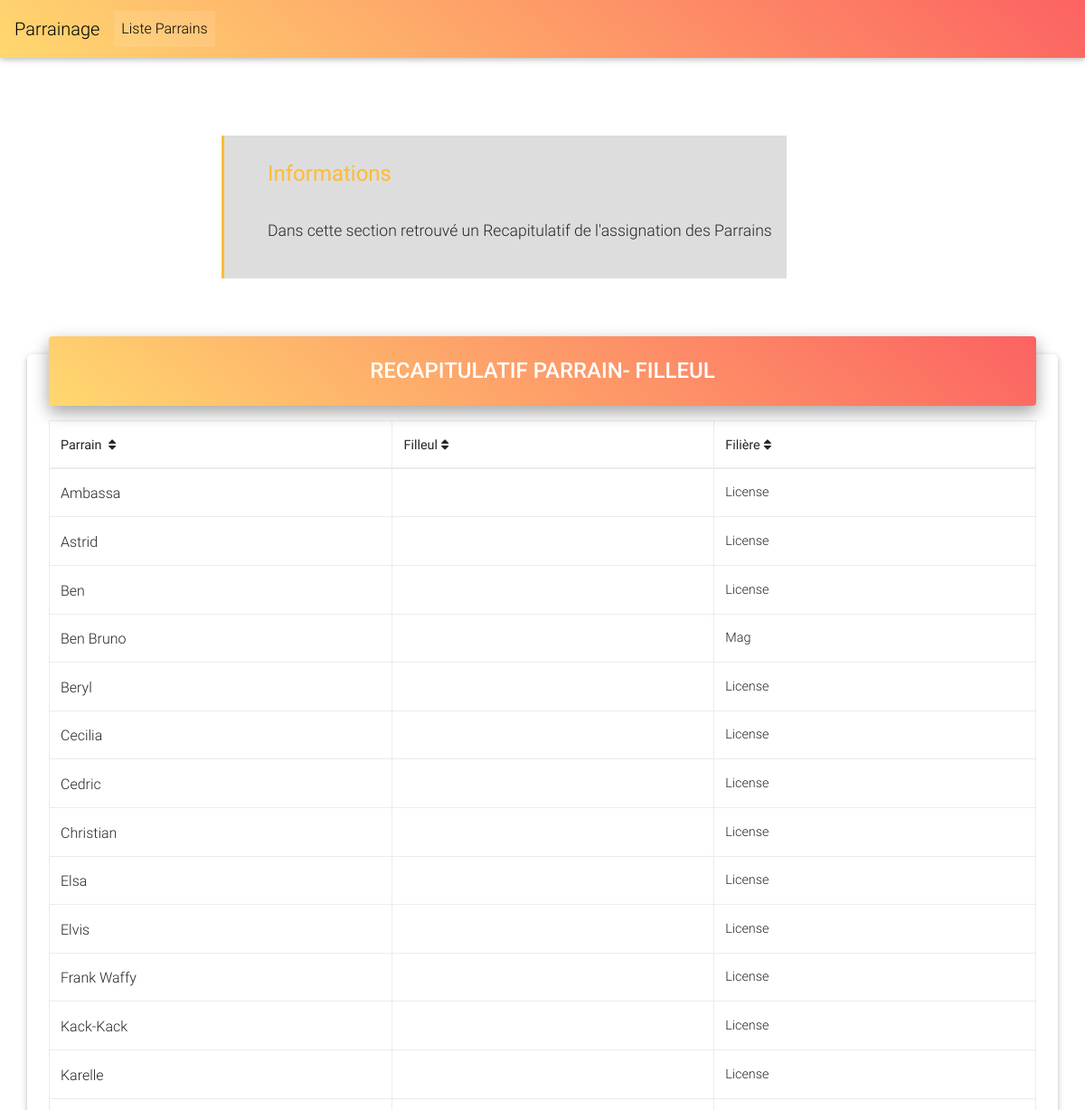
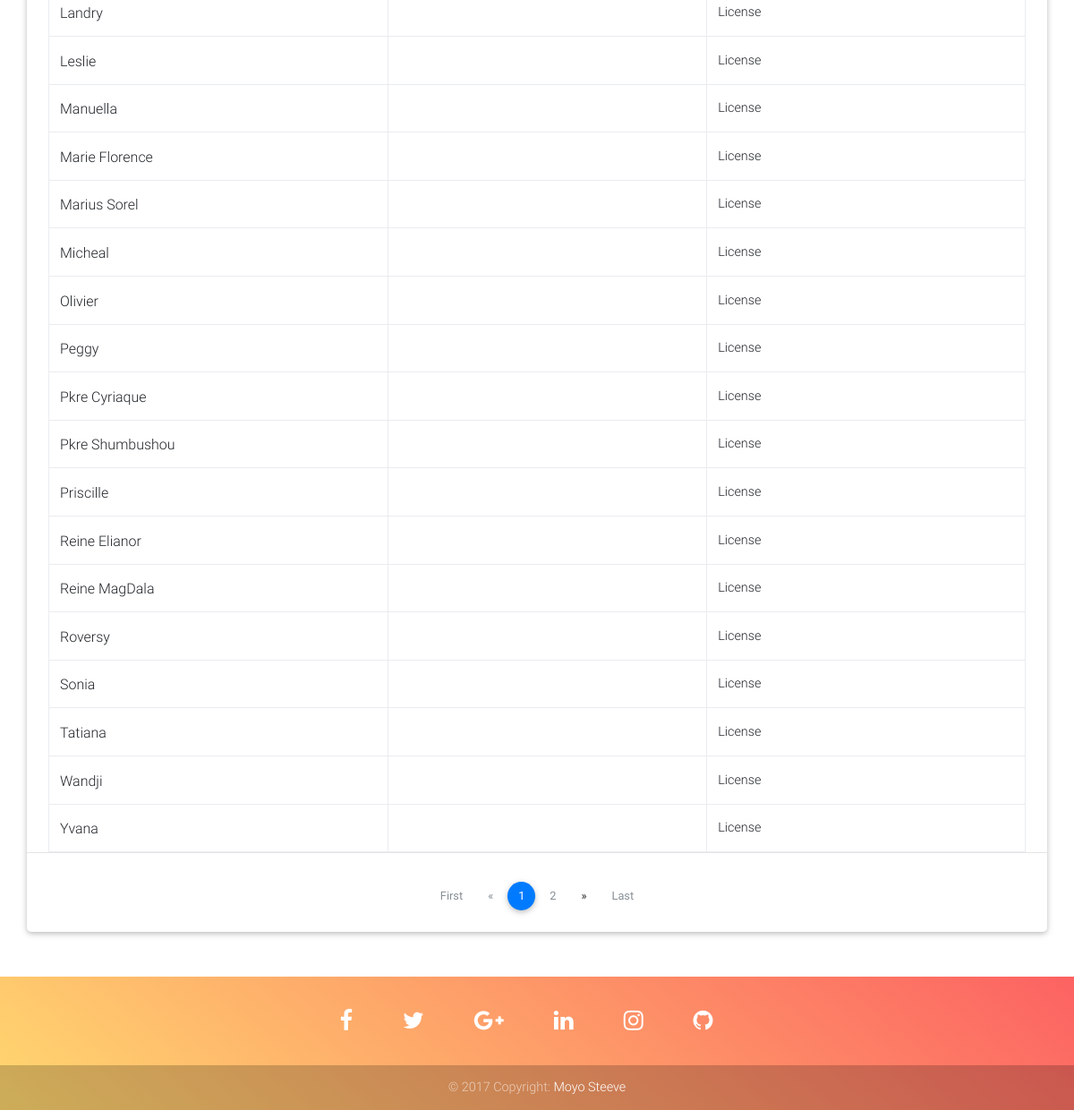
Page /recap/ on the committed database (2 pictures, top to bottom).
### ParrainageApp/models.py (models this page shows, shortened)
class Personne(models.Model):
    noms = models.CharField(max_length = 30, null = True)
    age = models.IntegerField(default=20)
    photo = models.ImageField(upload_to = 'ParrainageApp/static/ParrainageApp/img/', null = True, blank = True, default = 'ParrainageApp/static/ParrainageApp/img/PEGGY.jpg')
    Filiaire = models.ForeignKey(Filiaire)
    sexe = models.CharField(max_length = 20, null = True)
    class Meta:
        abstract = True

class Parrain(Personne):
    description = models.TextField()
    filleul = models.ManyToManyField(Filleuil, blank= True)
    def get_filleul(self):
        return self.filleul.all()

class Filiaire(models.Model):
    nom = models.CharField(max_length = 30)
    def __str__(self):
        return self.nom

### ParrainageApp/views.py (the view)
# urls.py: url(r'^recap/', views.recap, name='recap'),
def recap(request):
    Parrains = Parrain.objects.order_by("noms")
    return render(request, 'ParrainageApp/recap.html', {
        'Parrains': Parrains,
    })

### ParrainageApp/templates/ParrainageApp/recap.html (shortened to what this page needs)
{% extends "ParrainageApp/base.html" %}
{% block main %}
    <div class="container">
        <div class="row" style="margin-top:150px;margin-left:200px;margin-bottom:20px;">
            <blockquote class="blockquote bq-warning" style="background-color:#ddd;">
                <p class="bq-title"> Informations</p>
                <p class="text-justify "> Dans cette section retrouvé un Recapitulatif de l'assignation des Parrains  </p>
            </blockquote>
        </div>
        <div class="row" style="margin-bottom:50px;height:auto;weight:auto;">
                  <div class="card card-cascade narrower mt-5">
                      <div class="view gradient-card-header orange-gradient narrower py-4 mx-4 mb-3 d-flex justify-content-center align-items-center">
                          <h4 class="white-text font-bold font-up mb-0">Recapitulatif Parrain- Filleul</h4>
                      </div>
                      <div class="px-4">
                          <table class="table table-hover table-bordered mb-0 table-condensed">
                              <thead>
                                  <tr>
                                      <th class="th-lg"><a>Parrain <i class="fa fa-sort ml-1"></i></a></th>
                                      <th class="th-lg"><a href="">Filleul<i class="fa fa-sort ml-1"></i></a></th>
                                      <th class="th-lg"><a href="">Filière<i class="fa fa-sort ml-1"></i></a></th>
                                  </tr>
                              </thead>
                              <tbody>
                              {% for elt in Parrains %}
                                  <tr>
                                      <td style="font-size:16px;">{{elt.noms}}</td>
                                      <td><ul class="list-group">{% for e in elt.get_filleul %}<li class="list-group-item">{{e.noms}}</li>{% endfor %}</ul></td>
                                      <td>{{elt.Filiaire}}</td>
                                  </tr>
                                {% endfor %}
                              </tbody>
                          </table>
                      </div>
                          <hr class="my-0">
    <div class="d-flex justify-content-center">
        <nav class="my-4 pt-2">
            <ul class="pagination pagination-circle pg-orange mb-0">
                <li class="page-item disabled clearfix d-none d-md-block"><a class="page-link">First</a></li>
                <li class="page-item disabled">
                    <a class="page-link" aria-label="Previous">
                    <span aria-hidden="true">&laquo;</span>
                </a>
                </li>
                <li class="page-item active"><a class="page-link">1</a></li>
                <li class="page-item disabled" ><a class="page-link">2</a></li>
                <li class="page-item">
                    <a class="page-link disabled" aria-label="Next">
                    <span aria-hidden="true">&raquo;</span>
                </a>
                </li>
                <li class="page-item clearfix d-none d-md-block disabled"><a class="page-link">Last</a></li>
            </ul>
        </nav>
    </div>
                </div>
        </div>
    </div>
{% endblock %}

### ParrainageApp/templates/ParrainageApp/base.html (shortened to what this page needs)
<!Doctype>
<html {% block html %}{% endblock %}>
    {% load static %}
    <head>
        <link href="{% static "ParrainageApp/css/bootstrap.min.css"%}" rel="stylesheet">
        <link href="{% static "ParrainageApp/css/mdb.min.css"%}" rel="stylesheet">
        <link href="{% static "ParrainageApp/css/compiled.min.css"%}" rel="stylesheet">
        <link href="{% static "ParrainageApp/css/font-awesome.css"%}" rel="stylesheet">
    </head>
    <body>
        <header>
            <nav class="navbar navbar-expand-lg navbar-dark orange-gradient fixed-top scrolling-navbar">
                <a class="navbar-brand black-text" href="/home/">Parrainage</a>
            <div class="collapse navbar-collapse" id="navbarSupportedContent">
                <ul class="navbar-nav mr-auto">
                    <li class="nav-item active">
                        <a class="nav-link black-text" href="/recap/">Liste Parrains<span class="sr-only">(current)</span></a>
                    </li>
                </ul>
            </div>
            </nav>
        </header>
        <main class="mt-5">
            {% block main %}{% endblock %}
        </main>
        <footer class="page-footer peach-gradient center-on-small-only pt-0">
            <div class="container">
                <div class="row">
                    <div class="col-md-12">
                        <div class="footer-socials mb-5 flex-center">
                            <a href = " https://www.facebook.com/steveaymard.tallamoyo" class="icons-sm fb-ic"><i class="fa fa-facebook fa-lg white-text mr-md-4"> </i></a>
                            <a href = "https://twitter.com/kemsty2" class="icons-sm tw-ic"><i class="fa fa-twitter fa-lg white-text mr-md-4"> </i></a>
                            <a href = " https://plus.google.com/u/0/112323785263225368376" class="icons-sm gplus-ic"><i class="fa fa-google-plus fa-lg white-text mr-md-4"> </i></a>
                            <a href = "https://www.linkedin.com/in/aymard-kemsty-ab2141bb/" class="icons-sm li-ic"><i class="fa fa-linkedin fa-lg white-text mr-md-4"> </i></a>
                            <a href = " https://www.instagram.com/fresh_kemsty/?hl=fr" class="icons-sm ins-ic"><i class="fa fa-instagram fa-lg white-text mr-md-4"> </i></a>
                            <a href = "https:www.github.com/kemsty2" class="icons-sm ins-ic"><i class="fa fa-github fa-lg white-text mr-md-4"></i></a>
                        </div>
                    </div>
                </div>
            </div>
            <div class="footer-copyright">
                <div class="container-fluid">
                    © 2017 Copyright: <a href=""> Moyo Steeve </a>
                </div>
            </div>
        </footer>
    </body>
</html>

### rows in the picture
Parrain: noms "Ambassa", Filiaire "License"
Parrain: noms "Astrid", Filiaire "License"
Parrain: noms "Ben", Filiaire "License"
Parrain: noms "Ben Bruno", Filiaire "Mag"
Parrain: noms "Beryl", Filiaire "License"
Parrain: noms "Cecilia", Filiaire "License"
Parrain: noms "Cedric", Filiaire "License"
Parrain: noms "Christian", Filiaire "License"
Parrain: noms "Elsa", Filiaire "License"
Parrain: noms "Elvis", Filiaire "License"
Parrain: noms "Frank Waffy", Filiaire "License"
Parrain: noms "Kack-Kack", Filiaire "License"
Parrain: noms "Karelle", Filiaire "License"
Parrain: noms "Landry", Filiaire "License"
Parrain: noms "Leslie", Filiaire "License"
Parrain: noms "Manuella", Filiaire "License"
Parrain: noms "Marie Florence", Filiaire "License"
Parrain: noms "Marius Sorel", Filiaire "License"
Parrain: noms "Micheal", Filiaire "License"
Parrain: noms "Olivier", Filiaire "License"
Parrain: noms "Peggy", Filiaire "License"
Parrain: noms "Pkre Cyriaque", Filiaire "License"
Parrain: noms "Pkre Shumbushou", Filiaire "License"
Parrain: noms "Priscille", Filiaire "License"
Parrain: noms "Reine Elianor", Filiaire "License"
Parrain: noms "Reine MagDala", Filiaire "License"
Parrain: noms "Roversy", Filiaire "License"
Parrain: noms "Sonia", Filiaire "License"
Parrain: noms "Tatiana", Filiaire "License"
Parrain: noms "Wandji", Filiaire "License"
Parrain: noms "Yvana", Filiaire "License"
